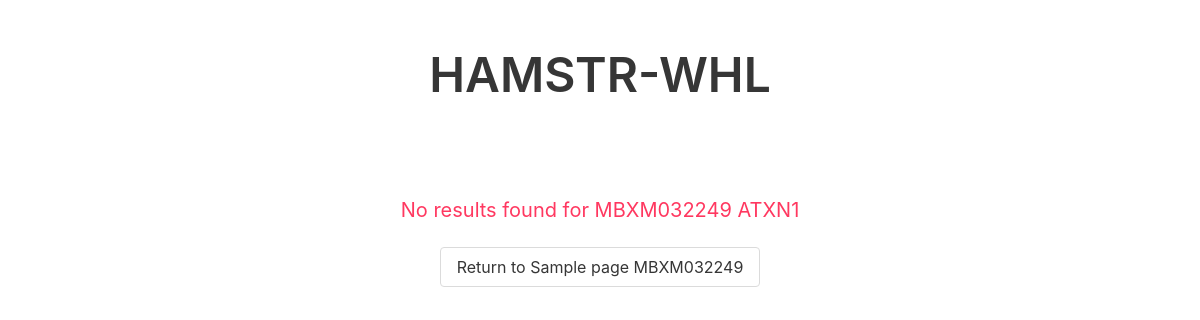
/MBXM032249/ATXN1, run on an earlier commit of the app's database.
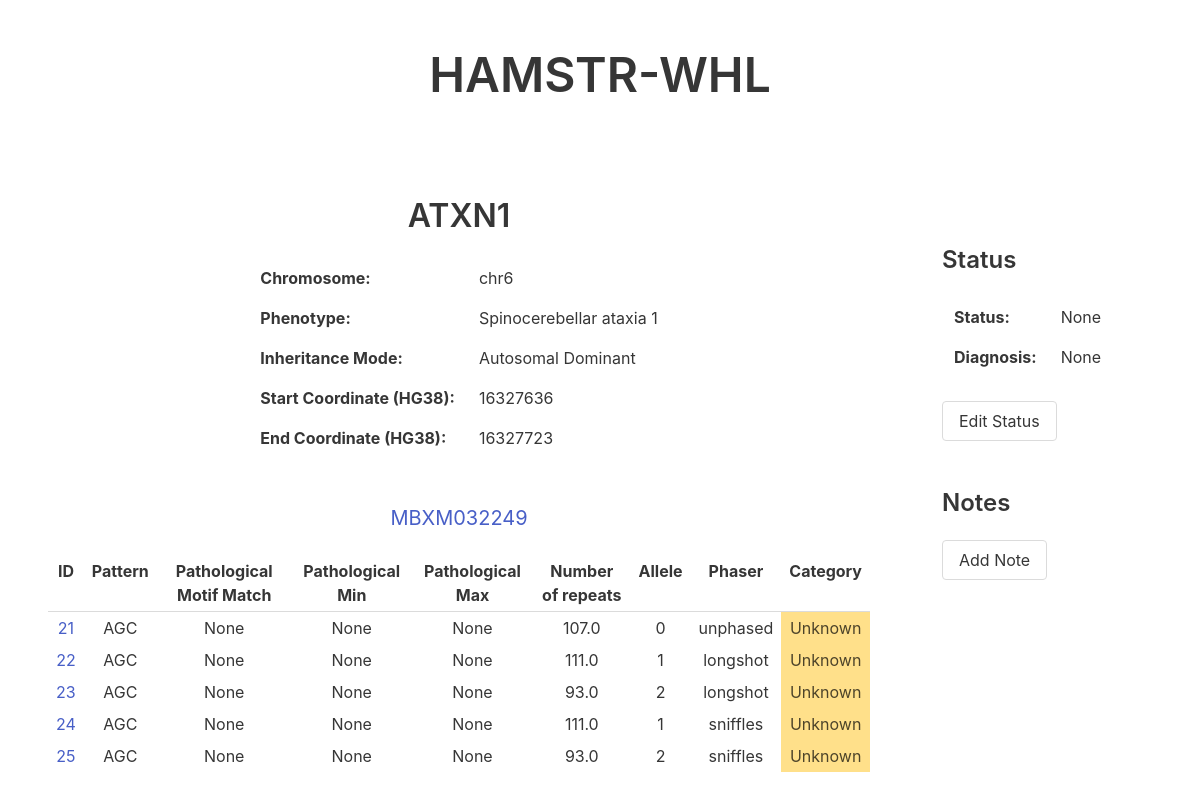
And on a later commit of the database.
### tables this page shows
CREATE TABLE Gene (
  id INTEGER PRIMARY KEY AUTOINCREMENT,
  name VARCHAR(10) UNIQUE NOT NULL,
  chromosome VARCHAR(10) NOT NULL,
  phenotype TEXT,
  inheritanceMode VARCHAR(2) CHECK(inheritanceMode IN ('AD', 'AR', 'XL', 'CMPLX')) NULL DEFAULT NULL,
  startCoordHG38 VARCHAR(12),
  endCoordHG38 VARCHAR(12)
);

CREATE TABLE Sample (
	id INTEGER PRIMARY KEY,
	sample VARCHAR(20)
);

CREATE TABLE Result (
	id INTEGER PRIMARY KEY AUTOINCREMENT,
	sample INTEGER NOT NULL,
	gene INTEGER NOT NULL,
	allele INTEGER,
	phaser INTEGER NOT NULL,
	pattern TEXT,
	motif INTEGER,
	numRepeats REAL,
	match INTEGER,
	score INTEGER,
	category TEXT CHECK(category IN ('Likely Pathogenic', 'Likely Non-Pathogenic', 'Unknown')) NULL DEFAULT NULL,
	sequence TEXT,
	FOREIGN KEY (sample) REFERENCES Sample(id),
	FOREIGN KEY (gene) REFERENCES Gene(id),
	FOREIGN KEY (motif) REFERENCES Motif(id),
	FOREIGN KEY (phaser) REFERENCES Phaser(id)
);

### app.py (the view, shortened to what this page needs)
@app.route("/<sample>/<gene>", methods=["POST","GET"])
def get_gene(sample,gene):
	error = None
	conn = get_db()
	gene_info = get_gene_info(gene, conn)
	if not gene_info:
		error = "No results found for the gene " + gene + " in the database."
		return render_template("gene_page.html", sample=sample, gene=gene, error=error)
	results = get_sample_gene_results(sample, gene, conn)
	if not results:
		error = "No results found for "+sample+" "+gene
		return render_template("gene_page.html", sample=sample, gene=gene, error=error, gene_info=gene_info, results=results)
	status, diagnosis, notes = get_info(conn, sample, gene)
	return render_template("gene_page.html", sample=sample, gene=gene, results=results, error=error, gene_info=gene_info, notes=notes, status=status, diagnosis=diagnosis)

### app.py (called while the page is built)
def get_db():
    db = getattr(g, '_database', None)
    if db is None:
        db = g._database = sqlite3.connect(DATABASE)
    return db

@app.teardown_appcontext
def close_connection(exception):
    db = getattr(g, '_database', None)
    if db is not None:
        db.close()

### data_reader.py (called while the page is built)
def get_sample_id(conn, sample):
	cur = conn.cursor()
	cur.execute("SELECT id FROM Sample WHERE sample LIKE ?;", (sample,))
	id = cur.fetchone()
	if id is not None:
		return id[0]
	return id

def get_gene_id(conn, gene):
	cur = conn.cursor()
	cur.execute("SELECT id FROM Gene WHERE name LIKE ?;", (gene,))
	id = cur.fetchone()
	if id is not None:
		return id[0]
	return id

def get_sample_gene_results(sample, gene, conn):
	sample = get_sample_id(conn, sample)
	if sample is None:
		return None
	cur = conn.cursor()
	cur.execute("SELECT r.id, r.pattern, m.pattern, m.pathMin, m.pathMax, r.numRepeats, r.allele, r.phaser, r.category FROM Result r LEFT JOIN Gene g ON r.gene = g.id LEFT JOIN Motif m ON r.motif = m.id WHERE r.sample LIKE ? AND g.name LIKE ?", (sample, gene,))
	results = cur.fetchall()
	return results

### templates/gene_page.html (shortened to what this page needs)
<!DOCTYPE html>
<html lang="en" dir="ltr">
    <head>
        <link rel="stylesheet" href="https://cdn.jsdelivr.net/npm/bulma@0.9.1/css/bulma.css">
    </head>
    <body>
      <section class="section has-text-centered">
        <a href="/"><h1 class="title is-1">HAMSTR-WHL</h1></a>
      </section>
      <section class="section has-text-centered">
				{% if error %}
					<h1 class="subtitle" style="color:hsl(348, 100%, 61%)">{{error}}</h1>
					<a href="/sample/{{sample}}"><button class="button">Return to Sample page {{sample}}</button></a>
				{% elif gene_info %}
					<div class="columns">
						<div class="column is-three-quarters">
							<h1 class="title">{{gene_info[0]}}</h1>
							<div class="table-container">
								<table class="table has-text-left center">
									<tr><td><b>Chromosome: </b></td><td>{{gene_info[1]}}</td>
									<tr><td><b>Phenotype: </b></td><td>{{gene_info[2]}}</td>
									<tr><td><b>Inheritance Mode: </b></td>
									{% if gene_info[3] == "AD"%}
											<td>Autosomal Dominant</td>
									{% elif gene_info[3] == "AR" %}
											<td>Autosomal Recessive</td>
									{% elif gene_info[3] == "XL" %}
											<td>X-Linked</td>
									{% elif gene_info[3] == "XL" %}
											<td>X-Linked</td>
									{% else %}
											<td>{{gene_info[3]}}</td>
									{% endif %}
									</tr>
									<tr><td><b>Start Coordinate (HG38): </b></td><td>{{gene_info[4]}}</td><tr>
									<tr><td><b>End Coordinate (HG38): </b></td><td>{{gene_info[5]}}</td><tr>
								</table>
							</div>
							{% if results %}
									<br>
									<a href="/sample/{{sample}}"><h1 class="subtitle has-text-link">{{sample}}</h1></a><br>
									<div class="table-container">
										<table class="table is-hoverable is-narrow center">
										<tr>
												<th>ID</th>
												<th>Pattern</th>
												<th>Pathological Motif Match</th>
												<th>Pathological Min</th>
												<th>Pathological Max</th>
												<th>Number of repeats</th>
												<th>Allele</th>
												<th>Phaser</th>
												<th>Category</th>
										</tr>
										{% for result in results %}
											<tr>
												<td><a href="/result/{{result[0]}}">{{result[0]}}</a></td>
												<td>{{result[1]}}</td>
												<td>{{result[2]}}</td>
												<td>{{result[3]}}</td>
												<td>{{result[4]}}</td>
												<td>{{result[5]}}</td>
												<td>{{result[6]}}</td>
												<td>{{result[7]}}</td>
												{% if result[8] == 'Likely Pathogenic' %}
													<td class="is-danger">{{result[8]}}</td>
												{% elif result[8] == 'Unknown' %}
													<td class="is-warning">{{result[8]}}</td>
												{% elif result[8] == 'Likely Non-Pathogenic' %}
													<td class="is-success">{{result[8]}}</td>
												{% else %}
													<td></td>
												{% endif %}
											</tr>
										{% endfor %}
									</table>
								</div>
							{% endif %}
						</div>
						<div class="column is-one-quarter">
							<section class="section has-text-left">
								<h1 class="title is-4">Status</h1>
								<table class="table has-text-left is-size-6">
									<tr><td><b>Status: </b></td><td>{{status}}</td>
									<tr><td><b>Diagnosis: </b></td><td>{{diagnosis}}</td>
								</table>
								<button class="button" onclick="toggle_edit()" id="edit_toggle">Edit Status</button>
								<br><br>
								<br>
								<h1 class="title is-4">Notes</h1>
								<button class="button" onclick="toggle_note()" id="note_toggle">Add Note</button>
								<br><br>
							</section>
						{% endif %}
					</div>
				</div>
			</section>
		</body>

What changed in the data, as far as the page shows it:
now on this page (row unchanged): Gene: name "ATXN1", chromosome "chr6", phenotype "Spinocerebellar ataxia 1", startCoordHG38 "16327636", endCoordHG38 "16327723"
now on this page (row edited): Sample: sample "MBXM032249"
now on this page (row edited): Result: id "21", pattern "AGC", result "None", numRepeats "107.0", allele "0", phaser "unphased", category "Unknown"
now on this page (row edited): Result: id "22", pattern "AGC", result "None", numRepeats "111.0", allele "1", phaser "longshot", category "Unknown"
now on this page (row edited): Result: id "23", pattern "AGC", result "None", numRepeats "93.0", allele "2", phaser "longshot", category "Unknown"
now on this page (row edited): Result: id "24", pattern "AGC", result "None", numRepeats "111.0", allele "1", phaser "sniffles", category "Unknown"
now on this page (row edited): Result: id "25", pattern "AGC", result "None", numRepeats "93.0", allele "2", phaser "sniffles", category "Unknown"
Also different on the page:
{{ status }}: (not shown) → "None"
{{ diagnosis }}: (not shown) → "None"
{{ error }}: "No results found for MBXM032249 ATXN1" → (not shown)
{{ sample }}: "MBXM032249" → (not shown)
text no longer shown: "Return to Sample page"
text now shown: "Chromosome: Phenotype: Inheritance Mode: Autosomal Dominant Start Coordinate (HG38): End Coordinate (HG38): ID Pattern Pathological Motif Match Pathological Min Pathological Max Number of repeats Allele Phaser Category Status Status: Diagnosis: Edit Status Notes Add Note"
